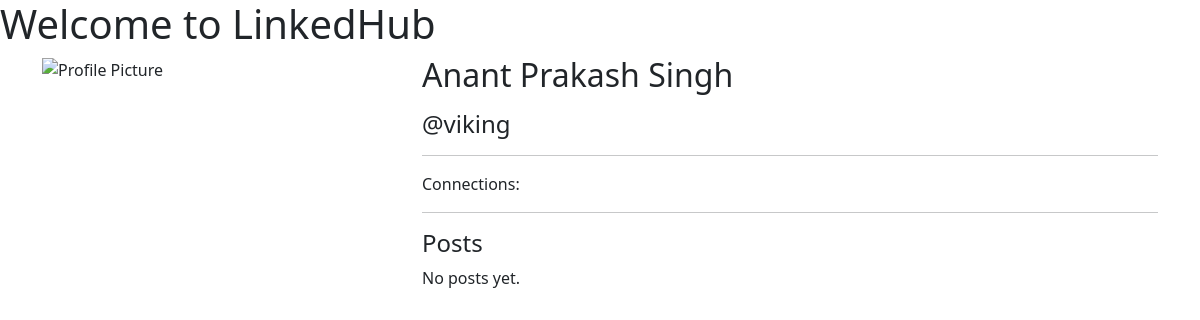
Page /viking/ on the earlier database version.
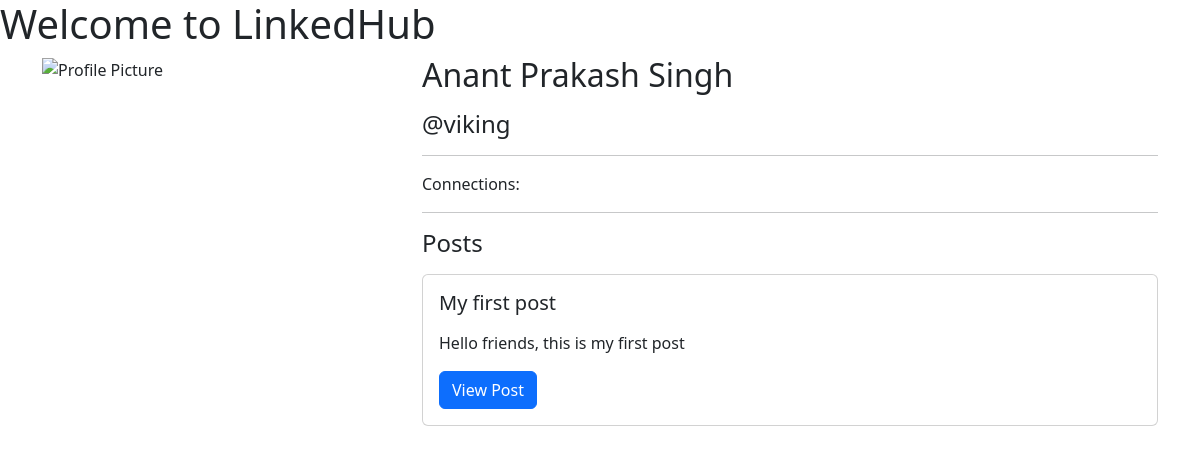
Same page on the later database version.
### post/models.py (models this page shows, shortened)
class Post(models.Model):
    post_id = models.AutoField(primary_key=True)
    title = models.CharField(max_length=200)
    content = models.TextField()
    author_id = models.CharField(max_length=100)
    likes = models.IntegerField(default=0)
    comments = models.IntegerField(default=0)
    timestamp = models.DateTimeField(auto_now_add=True)

### home/views.py (the view)
# urls.py: path('<str:username>/', views.profile, name='profile'),
def profile(request, username):
    prof = UserProfile.objects.raw(f'SELECT * FROM home_userprofile WHERE username = "{username}"')[0]
    posts = Post.objects.raw(f'SELECT * FROM post_post WHERE author_id = "{username}" ORDER BY timestamp DESC')
    context = {
        'profile': prof,
        'posts': posts,
    }
    if request.user.is_authenticated and request.user.username != username:
        mutual_connections = UserProfile.objects.raw(f'SELECT * FROM home_userprofile WHERE username = "{request.user.username}"')[0].connections.split(',')
        context['mutual_connections'] = mutual_connections
    return render(request, 'profile.html', context)

### templates/profile.html (shortened to what this page needs)
<!DOCTYPE html>
<html lang="en">
<head>
    <link rel="stylesheet" href="https://cdn.jsdelivr.net/npm/bootstrap@5.2.3/dist/css/bootstrap.min.css">
</head>
<body>
    <h1>Welcome to LinkedHub</h1>
    <div class="container">
        <div class="row">
            <div class="col-md-4">
                <img src="{{ profile.profile_pic }}" alt="Profile Picture" class="img-fluid">
            </div>
            <div class="col-md-8">
                <h2>{{ profile.name }}</h2>
                <h4>@{{ profile.username }}</h4>
                <hr>
                <p>Connections: {{ connections }}</p>
                <hr>
                <h4>Posts</h4>
                {% if posts %}
                    {% for post in posts %}
                        <div class="card my-3">
                            <div class="card-body">
                                <h5 class="card-title">{{ post.title }}</h5>
                                <p class="card-text">{{ post.content|linebreaks }}</p>
                                <a href="/post/{{ post.post_id }}" class="btn btn-primary">View Post</a>
                            </div>
                        </div>
                    {% endfor %}
                {% else %}
                    <p>No posts yet.</p>
                {% endif %}
            </div>
        </div>
    </div>
</body>
</html>

Differences in the rows shown:
added Post: title "My first post", content "Hello friends, this is my first post"
Other differences:
text no longer shown: "No posts yet."
